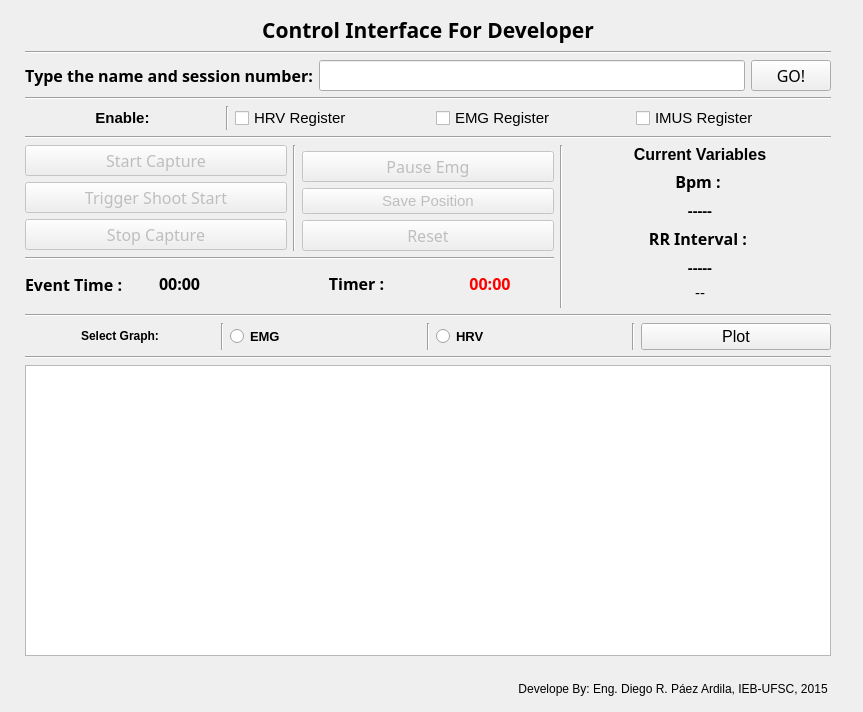
<?xml version="1.0" encoding="UTF-8"?>
<ui version="4.0">
 <class>MainWindow</class>
 <widget class="QMainWindow" name="MainWindow">
  <property name="geometry">
   <rect>
    <x>0</x>
    <y>0</y>
    <width>863</width>
    <height>712</height>
   </rect>
  </property>
  <property name="windowTitle">
   <string>MainWindow</string>
  </property>
  <property name="autoFillBackground">
   <bool>false</bool>
  </property>
  <widget class="QWidget" name="centralWidget">
   <widget class="QWidget" name="layoutWidget">
    <property name="geometry">
     <rect>
      <x>25</x>
      <y>15</y>
      <width>806</width>
      <height>681</height>
     </rect>
    </property>
    <layout class="QGridLayout" name="gridLayout_6">
     <item row="6" column="0" colspan="4">
      <widget class="Line" name="line_2">
       <property name="orientation">
        <enum>Qt::Horizontal</enum>
       </property>
      </widget>
     </item>
     <item row="2" column="2" rowspan="4">
      <widget class="Line" name="line_5">
       <property name="orientation">
        <enum>Qt::Vertical</enum>
       </property>
      </widget>
     </item>
     <item row="0" column="0" colspan="4">
      <layout class="QGridLayout" name="gridLayout_3">
       <item row="0" column="0">
        <widget class="QLabel" name="label">
         <property name="font">
          <font>
           <family>Mukti Narrow</family>
           <pointsize>16</pointsize>
           <weight>75</weight>
           <bold>true</bold>
          </font>
         </property>
         <property name="text">
          <string>Control Interface For Developer</string>
         </property>
         <property name="alignment">
          <set>Qt::AlignCenter</set>
         </property>
        </widget>
       </item>
       <item row="2" column="0">
        <widget class="Line" name="line">
         <property name="orientation">
          <enum>Qt::Horizontal</enum>
         </property>
        </widget>
       </item>
       <item row="1" column="0">
        <layout class="QGridLayout" name="gridLayout_2">
         <item row="1" column="1">
          <widget class="QLineEdit" name="Readtext">
           <property name="font">
            <font>
             <family>Abyssinica SIL</family>
             <pointsize>12</pointsize>
            </font>
           </property>
           <property name="alignment">
            <set>Qt::AlignCenter</set>
           </property>
          </widget>
         </item>
         <item row="1" column="2">
          <widget class="QPushButton" name="buttongo">
           <property name="font">
            <font>
             <family>Abyssinica SIL</family>
             <pointsize>12</pointsize>
            </font>
           </property>
           <property name="text">
            <string>GO!</string>
           </property>
          </widget>
         </item>
         <item row="1" column="0">
          <widget class="QLabel" name="label_4">
           <property name="font">
            <font>
             <family>Abyssinica SIL</family>
             <pointsize>12</pointsize>
            </font>
           </property>
           <property name="text">
            <string>&lt;html&gt;&lt;head/&gt;&lt;body&gt;&lt;p&gt;&lt;a name=&quot;result_box&quot;/&gt;&lt;span style=&quot; font-weight:600;&quot;&gt;T&lt;/span&gt;&lt;span style=&quot; font-weight:600;&quot;&gt;ype the name and session number:&lt;/span&gt;&lt;/p&gt;&lt;/body&gt;&lt;/html&gt;</string>
           </property>
          </widget>
         </item>
         <item row="0" column="0" colspan="3">
          <widget class="Line" name="line_10">
           <property name="orientation">
            <enum>Qt::Horizontal</enum>
           </property>
          </widget>
         </item>
        </layout>
       </item>
      </layout>
     </item>
     <item row="3" column="0" colspan="2">
      <widget class="Line" name="line_3">
       <property name="orientation">
        <enum>Qt::Horizontal</enum>
       </property>
      </widget>
     </item>
     <item row="1" column="0" colspan="4">
      <layout class="QGridLayout" name="gridLayout_5">
       <item row="1" column="0" colspan="5">
        <widget class="Line" name="line_4">
         <property name="orientation">
          <enum>Qt::Horizontal</enum>
         </property>
        </widget>
       </item>
       <item row="0" column="2">
        <widget class="QCheckBox" name="activarVFC">
         <property name="font">
          <font>
           <pointsize>11</pointsize>
          </font>
         </property>
         <property name="text">
          <string>HRV Register</string>
         </property>
        </widget>
       </item>
       <item row="0" column="4">
        <widget class="QCheckBox" name="activarIMUS">
         <property name="font">
          <font>
           <pointsize>11</pointsize>
          </font>
         </property>
         <property name="text">
          <string>IMUS Register</string>
         </property>
        </widget>
       </item>
       <item row="0" column="0">
        <widget class="QLabel" name="label_11">
         <property name="font">
          <font>
           <pointsize>11</pointsize>
           <weight>75</weight>
           <bold>true</bold>
          </font>
         </property>
         <property name="text">
          <string>Enable:</string>
         </property>
         <property name="alignment">
          <set>Qt::AlignCenter</set>
         </property>
        </widget>
       </item>
       <item row="0" column="3">
        <widget class="QCheckBox" name="activarEMG">
         <property name="font">
          <font>
           <pointsize>11</pointsize>
          </font>
         </property>
         <property name="text">
          <string>EMG Register</string>
         </property>
        </widget>
       </item>
       <item row="0" column="1">
        <widget class="Line" name="line_9">
         <property name="orientation">
          <enum>Qt::Vertical</enum>
         </property>
        </widget>
       </item>
      </layout>
     </item>
     <item row="2" column="0">
      <layout class="QVBoxLayout" name="verticalLayout">
       <item>
        <widget class="QPushButton" name="ButtonStart">
         <property name="enabled">
          <bool>false</bool>
         </property>
         <property name="font">
          <font>
           <family>Abyssinica SIL</family>
           <pointsize>12</pointsize>
          </font>
         </property>
         <property name="text">
          <string>Start Capture</string>
         </property>
        </widget>
       </item>
       <item>
        <widget class="QPushButton" name="ButtonTrigeron">
         <property name="enabled">
          <bool>false</bool>
         </property>
         <property name="font">
          <font>
           <family>Abyssinica SIL</family>
           <pointsize>12</pointsize>
          </font>
         </property>
         <property name="text">
          <string>Trigger Shoot Start</string>
         </property>
        </widget>
       </item>
       <item>
        <widget class="QPushButton" name="ButtonStop">
         <property name="enabled">
          <bool>false</bool>
         </property>
         <property name="font">
          <font>
           <family>Abyssinica SIL</family>
           <pointsize>12</pointsize>
          </font>
         </property>
         <property name="text">
          <string>Stop Capture</string>
         </property>
        </widget>
       </item>
      </layout>
     </item>
     <item row="2" column="1">
      <layout class="QGridLayout" name="gridLayout_4">
       <item row="3" column="1">
        <widget class="QPushButton" name="resetButton">
         <property name="enabled">
          <bool>false</bool>
         </property>
         <property name="font">
          <font>
           <family>Abyssinica SIL</family>
           <pointsize>12</pointsize>
          </font>
         </property>
         <property name="text">
          <string>Reset</string>
         </property>
        </widget>
       </item>
       <item row="1" column="1">
        <widget class="QPushButton" name="pauseEmgButton">
         <property name="enabled">
          <bool>false</bool>
         </property>
         <property name="font">
          <font>
           <family>Abyssinica SIL</family>
           <pointsize>12</pointsize>
          </font>
         </property>
         <property name="text">
          <string>Pause Emg</string>
         </property>
        </widget>
       </item>
       <item row="0" column="0" rowspan="4">
        <widget class="Line" name="line_11">
         <property name="orientation">
          <enum>Qt::Vertical</enum>
         </property>
        </widget>
       </item>
       <item row="2" column="1">
        <widget class="QPushButton" name="savePositionButton">
         <property name="enabled">
          <bool>false</bool>
         </property>
         <property name="font">
          <font>
           <pointsize>11</pointsize>
          </font>
         </property>
         <property name="text">
          <string>Save Position</string>
         </property>
        </widget>
       </item>
      </layout>
     </item>
     <item row="2" column="3" rowspan="3">
      <layout class="QGridLayout" name="gridLayout">
       <item row="0" column="0">
        <widget class="QLabel" name="label_6">
         <property name="font">
          <font>
           <pointsize>12</pointsize>
          </font>
         </property>
         <property name="text">
          <string>&lt;html&gt;&lt;head/&gt;&lt;body&gt;&lt;p&gt;&lt;a name=&quot;result_box&quot;/&gt;&lt;span style=&quot; font-weight:600;&quot;&gt;C&lt;/span&gt;&lt;span style=&quot; font-weight:600;&quot;&gt;urrent&lt;/span&gt;&lt;span style=&quot; font-weight:600;&quot;&gt; Variables&lt;/span&gt;&lt;/p&gt;&lt;/body&gt;&lt;/html&gt;</string>
         </property>
         <property name="alignment">
          <set>Qt::AlignCenter</set>
         </property>
        </widget>
       </item>
       <item row="3" column="0">
        <widget class="QLabel" name="label_3">
         <property name="font">
          <font>
           <family>Abyssinica SIL</family>
           <pointsize>12</pointsize>
          </font>
         </property>
         <property name="text">
          <string>&lt;html&gt;&lt;head/&gt;&lt;body&gt;&lt;p&gt;&lt;span style=&quot; font-weight:600;&quot;&gt;RR Interval : &lt;/span&gt;&lt;/p&gt;&lt;/body&gt;&lt;/html&gt;</string>
         </property>
         <property name="alignment">
          <set>Qt::AlignCenter</set>
         </property>
        </widget>
       </item>
       <item row="1" column="0">
        <widget class="QLabel" name="label_2">
         <property name="font">
          <font>
           <family>Abyssinica SIL</family>
           <pointsize>12</pointsize>
          </font>
         </property>
         <property name="text">
          <string>&lt;html&gt;&lt;head/&gt;&lt;body&gt;&lt;p&gt;&lt;span style=&quot; font-weight:600;&quot;&gt;Bpm : &lt;/span&gt;&lt;/p&gt;&lt;/body&gt;&lt;/html&gt;</string>
         </property>
         <property name="alignment">
          <set>Qt::AlignCenter</set>
         </property>
        </widget>
       </item>
       <item row="5" column="0">
        <widget class="QLabel" name="arduinoLabel">
         <property name="font">
          <font>
           <pointsize>11</pointsize>
          </font>
         </property>
         <property name="text">
          <string>--</string>
         </property>
         <property name="alignment">
          <set>Qt::AlignCenter</set>
         </property>
        </widget>
       </item>
       <item row="2" column="0">
        <widget class="QLabel" name="labelbpsout">
         <property name="font">
          <font>
           <family>Abyssinica SIL</family>
           <pointsize>12</pointsize>
          </font>
         </property>
         <property name="text">
          <string>&lt;html&gt;&lt;head/&gt;&lt;body&gt;&lt;p&gt;&lt;span style=&quot; font-size:11pt; font-weight:600;&quot;&gt;-----&lt;/span&gt;&lt;/p&gt;&lt;/body&gt;&lt;/html&gt;</string>
         </property>
         <property name="alignment">
          <set>Qt::AlignCenter</set>
         </property>
        </widget>
       </item>
       <item row="4" column="0">
        <widget class="QLabel" name="labelintervaloRR">
         <property name="font">
          <font>
           <family>Abyssinica SIL</family>
           <pointsize>12</pointsize>
          </font>
         </property>
         <property name="text">
          <string>&lt;html&gt;&lt;head/&gt;&lt;body&gt;&lt;p&gt;&lt;span style=&quot; font-size:11pt; font-weight:600;&quot;&gt;-----&lt;/span&gt;&lt;/p&gt;&lt;/body&gt;&lt;/html&gt;</string>
         </property>
         <property name="alignment">
          <set>Qt::AlignCenter</set>
         </property>
        </widget>
       </item>
      </layout>
     </item>
     <item row="4" column="0" colspan="2">
      <layout class="QHBoxLayout" name="horizontalLayout">
       <item>
        <widget class="QLabel" name="label_8">
         <property name="font">
          <font>
           <family>Abyssinica SIL</family>
           <pointsize>12</pointsize>
           <weight>75</weight>
           <bold>true</bold>
          </font>
         </property>
         <property name="text">
          <string>Event Time :</string>
         </property>
        </widget>
       </item>
       <item>
        <widget class="QLabel" name="tempoProvaout">
         <property name="font">
          <font>
           <family>Abyssinica SIL</family>
           <pointsize>9</pointsize>
           <weight>75</weight>
           <bold>true</bold>
          </font>
         </property>
         <property name="text">
          <string>&lt;html&gt;&lt;head/&gt;&lt;body&gt;&lt;p&gt;&lt;span style=&quot; font-size:12pt;&quot;&gt;00:00&lt;/span&gt;&lt;/p&gt;&lt;/body&gt;&lt;/html&gt;</string>
         </property>
        </widget>
       </item>
       <item>
        <widget class="QLabel" name="label_7">
         <property name="font">
          <font>
           <family>Abyssinica SIL</family>
           <pointsize>12</pointsize>
           <weight>75</weight>
           <bold>true</bold>
          </font>
         </property>
         <property name="text">
          <string>&lt;html&gt;&lt;head/&gt;&lt;body&gt;&lt;p align=&quot;center&quot;&gt;Timer :&lt;/p&gt;&lt;/body&gt;&lt;/html&gt;</string>
         </property>
        </widget>
       </item>
       <item>
        <widget class="QLabel" name="relojout">
         <property name="font">
          <font>
           <family>Abyssinica SIL</family>
           <pointsize>12</pointsize>
           <weight>75</weight>
           <bold>true</bold>
          </font>
         </property>
         <property name="text">
          <string>&lt;html&gt;&lt;head/&gt;&lt;body&gt;&lt;p&gt;&lt;span style=&quot; font-size:12pt; color:#ff0000;&quot;&gt;00:00&lt;/span&gt;&lt;/p&gt;&lt;/body&gt;&lt;/html&gt;</string>
         </property>
         <property name="alignment">
          <set>Qt::AlignCenter</set>
         </property>
        </widget>
       </item>
      </layout>
     </item>
     <item row="7" column="0" colspan="4">
      <layout class="QVBoxLayout" name="verticalLayout_3">
       <item>
        <layout class="QVBoxLayout" name="verticalLayout_2">
         <item>
          <layout class="QHBoxLayout" name="horizontalLayout_3">
           <item>
            <widget class="QLabel" name="label_10">
             <property name="text">
              <string>&lt;html&gt;&lt;head/&gt;&lt;body&gt;&lt;p&gt;&lt;a name=&quot;result_box&quot;/&gt;&lt;span style=&quot; font-weight:600;&quot;&gt;S&lt;/span&gt;&lt;span style=&quot; font-weight:600;&quot;&gt;elect Graph:&lt;/span&gt;&lt;/p&gt;&lt;/body&gt;&lt;/html&gt;</string>
             </property>
             <property name="alignment">
              <set>Qt::AlignCenter</set>
             </property>
            </widget>
           </item>
           <item>
            <widget class="Line" name="line_8">
             <property name="orientation">
              <enum>Qt::Vertical</enum>
             </property>
            </widget>
           </item>
           <item>
            <widget class="QRadioButton" name="plotEMG">
             <property name="font">
              <font>
               <pointsize>10</pointsize>
               <weight>75</weight>
               <bold>true</bold>
              </font>
             </property>
             <property name="text">
              <string>EMG</string>
             </property>
            </widget>
           </item>
           <item>
            <widget class="Line" name="line_6">
             <property name="orientation">
              <enum>Qt::Vertical</enum>
             </property>
            </widget>
           </item>
           <item>
            <widget class="QRadioButton" name="plotVFC">
             <property name="font">
              <font>
               <pointsize>10</pointsize>
               <weight>75</weight>
               <bold>true</bold>
              </font>
             </property>
             <property name="text">
              <string>HRV</string>
             </property>
            </widget>
           </item>
           <item>
            <widget class="Line" name="line_7">
             <property name="orientation">
              <enum>Qt::Vertical</enum>
             </property>
            </widget>
           </item>
           <item>
            <widget class="QPushButton" name="plotButton">
             <property name="font">
              <font>
               <pointsize>12</pointsize>
               <weight>50</weight>
               <bold>false</bold>
              </font>
             </property>
             <property name="text">
              <string>Plot</string>
             </property>
            </widget>
           </item>
          </layout>
         </item>
         <item>
          <widget class="Line" name="line_12">
           <property name="orientation">
            <enum>Qt::Horizontal</enum>
           </property>
          </widget>
         </item>
         <item>
          <widget class="PlotWidget" name="plot"/>
         </item>
         <item>
          <spacer name="horizontalSpacer">
           <property name="orientation">
            <enum>Qt::Horizontal</enum>
           </property>
           <property name="sizeHint" stdset="0">
            <size>
             <width>40</width>
             <height>20</height>
            </size>
           </property>
          </spacer>
         </item>
         <item>
          <widget class="QLabel" name="label_5">
           <property name="text">
            <string>Develope By: Eng. Diego R. Páez Ardila, IEB-UFSC, 2015 </string>
           </property>
           <property name="alignment">
            <set>Qt::AlignRight|Qt::AlignTrailing|Qt::AlignVCenter</set>
           </property>
          </widget>
         </item>
        </layout>
       </item>
      </layout>
     </item>
    </layout>
   </widget>
  </widget>
 </widget>
 <customwidgets>
  <customwidget>
   <class>PlotWidget</class>
   <extends>QGraphicsView</extends>
   <header>pyqtgraph</header>
  </customwidget>
 </customwidgets>
 <resources/>
 <connections/>
</ui>
